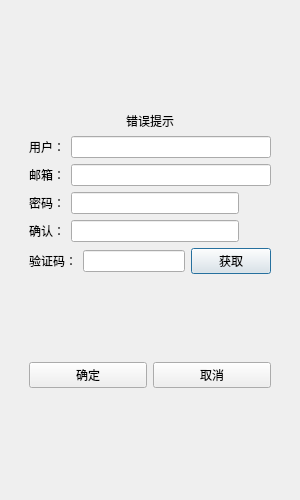
<?xml version="1.0" encoding="UTF-8"?>
<ui version="4.0">
 <class>Register</class>
 <widget class="QDialog" name="Register">
  <property name="geometry">
   <rect>
    <x>0</x>
    <y>0</y>
    <width>300</width>
    <height>500</height>
   </rect>
  </property>
  <property name="minimumSize">
   <size>
    <width>300</width>
    <height>500</height>
   </size>
  </property>
  <property name="maximumSize">
   <size>
    <width>300</width>
    <height>500</height>
   </size>
  </property>
  <property name="windowTitle">
   <string>Dialog</string>
  </property>
  <layout class="QVBoxLayout" name="verticalLayout_12">
   <item>
    <widget class="QWidget" name="widget" native="true">
     <layout class="QHBoxLayout" name="horizontalLayout_21">
      <item>
       <widget class="QStackedWidget" name="stackedWidget">
        <property name="currentIndex">
         <number>0</number>
        </property>
        <widget class="QWidget" name="page_1">
         <layout class="QVBoxLayout" name="verticalLayout_6">
          <item>
           <spacer name="verticalSpacer">
            <property name="orientation">
             <enum>Qt::Orientation::Vertical</enum>
            </property>
            <property name="sizeHint" stdset="0">
             <size>
              <width>20</width>
              <height>61</height>
             </size>
            </property>
           </spacer>
          </item>
          <item>
           <widget class="QLabel" name="error_tips">
            <property name="text">
             <string>错误提示</string>
            </property>
            <property name="alignment">
             <set>Qt::AlignmentFlag::AlignCenter</set>
            </property>
           </widget>
          </item>
          <item>
           <layout class="QVBoxLayout" name="verticalLayout_5">
            <item>
             <layout class="QHBoxLayout" name="horizontalLayout_15">
              <item>
               <widget class="QLabel" name="uesr_label">
                <property name="text">
                 <string>用户：</string>
                </property>
               </widget>
              </item>
              <item>
               <widget class="QLineEdit" name="user_edit"/>
              </item>
             </layout>
            </item>
           </layout>
          </item>
          <item>
           <layout class="QHBoxLayout" name="horizontalLayout_16">
            <item>
             <widget class="QLabel" name="email_label">
              <property name="text">
               <string>邮箱：</string>
              </property>
             </widget>
            </item>
            <item>
             <widget class="QLineEdit" name="email_edit"/>
            </item>
           </layout>
          </item>
          <item>
           <layout class="QHBoxLayout" name="horizontalLayout_13">
            <item>
             <widget class="QLabel" name="pass_label">
              <property name="text">
               <string>密码：</string>
              </property>
             </widget>
            </item>
            <item>
             <widget class="QLineEdit" name="pass_edit"/>
            </item>
            <item>
             <widget class="ClickedLabel" name="pass_visible">
              <property name="minimumSize">
               <size>
                <width>26</width>
                <height>20</height>
               </size>
              </property>
              <property name="maximumSize">
               <size>
                <width>20</width>
                <height>20</height>
               </size>
              </property>
              <property name="text">
               <string/>
              </property>
              <property name="alignment">
               <set>Qt::AlignmentFlag::AlignCenter</set>
              </property>
             </widget>
            </item>
           </layout>
          </item>
          <item>
           <layout class="QHBoxLayout" name="horizontalLayout_14">
            <item>
             <widget class="QLabel" name="confirm_label">
              <property name="text">
               <string>确认：</string>
              </property>
             </widget>
            </item>
            <item>
             <widget class="QLineEdit" name="confirm_edit"/>
            </item>
            <item>
             <widget class="ClickedLabel" name="confirm_visible">
              <property name="minimumSize">
               <size>
                <width>26</width>
                <height>20</height>
               </size>
              </property>
              <property name="maximumSize">
               <size>
                <width>20</width>
                <height>20</height>
               </size>
              </property>
              <property name="text">
               <string/>
              </property>
              <property name="alignment">
               <set>Qt::AlignmentFlag::AlignCenter</set>
              </property>
             </widget>
            </item>
           </layout>
          </item>
          <item>
           <layout class="QHBoxLayout" name="horizontalLayout_18">
            <item>
             <widget class="QLabel" name="verify_label">
              <property name="text">
               <string>验证码：</string>
              </property>
             </widget>
            </item>
            <item>
             <widget class="QLineEdit" name="verify_edit"/>
            </item>
            <item>
             <widget class="TimerBtn" name="get_code_button">
              <property name="text">
               <string>获取</string>
              </property>
             </widget>
            </item>
           </layout>
          </item>
          <item>
           <spacer name="verticalSpacer_2">
            <property name="orientation">
             <enum>Qt::Orientation::Vertical</enum>
            </property>
            <property name="sizeHint" stdset="0">
             <size>
              <width>20</width>
              <height>39</height>
             </size>
            </property>
           </spacer>
          </item>
          <item>
           <layout class="QHBoxLayout" name="horizontalLayout_17">
            <item>
             <widget class="QPushButton" name="confirm_button">
              <property name="text">
               <string>确定</string>
              </property>
             </widget>
            </item>
            <item>
             <widget class="QPushButton" name="cancel_button">
              <property name="text">
               <string>取消</string>
              </property>
             </widget>
            </item>
           </layout>
          </item>
          <item>
           <spacer name="verticalSpacer_3">
            <property name="orientation">
             <enum>Qt::Orientation::Vertical</enum>
            </property>
            <property name="sizeHint" stdset="0">
             <size>
              <width>20</width>
              <height>40</height>
             </size>
            </property>
           </spacer>
          </item>
         </layout>
        </widget>
        <widget class="QWidget" name="page_2">
         <layout class="QVBoxLayout" name="verticalLayout_3">
          <item>
           <widget class="QLabel" name="tip_lab2">
            <property name="text">
             <string>注册成功，5s后返回登录</string>
            </property>
            <property name="alignment">
             <set>Qt::AlignmentFlag::AlignCenter</set>
            </property>
           </widget>
          </item>
          <item>
           <widget class="QLabel" name="tip_lab1">
            <property name="text">
             <string>可以点击返回登录界面</string>
            </property>
            <property name="alignment">
             <set>Qt::AlignmentFlag::AlignCenter</set>
            </property>
           </widget>
          </item>
          <item>
           <spacer name="verticalSpacer_4">
            <property name="orientation">
             <enum>Qt::Orientation::Vertical</enum>
            </property>
            <property name="sizeHint" stdset="0">
             <size>
              <width>20</width>
              <height>40</height>
             </size>
            </property>
           </spacer>
          </item>
          <item>
           <widget class="QWidget" name="widget_2" native="true">
            <layout class="QHBoxLayout" name="horizontalLayout_19">
             <item>
              <spacer name="horizontalSpacer">
               <property name="orientation">
                <enum>Qt::Orientation::Horizontal</enum>
               </property>
               <property name="sizeHint" stdset="0">
                <size>
                 <width>40</width>
                 <height>20</height>
                </size>
               </property>
              </spacer>
             </item>
             <item>
              <widget class="QPushButton" name="return_to_login_btn">
               <property name="text">
                <string>返回登录</string>
               </property>
              </widget>
             </item>
             <item>
              <spacer name="horizontalSpacer_2">
               <property name="orientation">
                <enum>Qt::Orientation::Horizontal</enum>
               </property>
               <property name="sizeHint" stdset="0">
                <size>
                 <width>40</width>
                 <height>20</height>
                </size>
               </property>
              </spacer>
             </item>
            </layout>
           </widget>
          </item>
          <item>
           <spacer name="verticalSpacer_5">
            <property name="orientation">
             <enum>Qt::Orientation::Vertical</enum>
            </property>
            <property name="sizeHint" stdset="0">
             <size>
              <width>20</width>
              <height>40</height>
             </size>
            </property>
           </spacer>
          </item>
         </layout>
        </widget>
       </widget>
      </item>
     </layout>
    </widget>
   </item>
  </layout>
 </widget>
 <customwidgets>
  <customwidget>
   <class>TimerBtn</class>
   <extends>QPushButton</extends>
   <header>timerbtn.h</header>
  </customwidget>
  <customwidget>
   <class>ClickedLabel</class>
   <extends>QLabel</extends>
   <header>clickedlabel.h</header>
  </customwidget>
 </customwidgets>
 <resources/>
 <connections/>
</ui>
